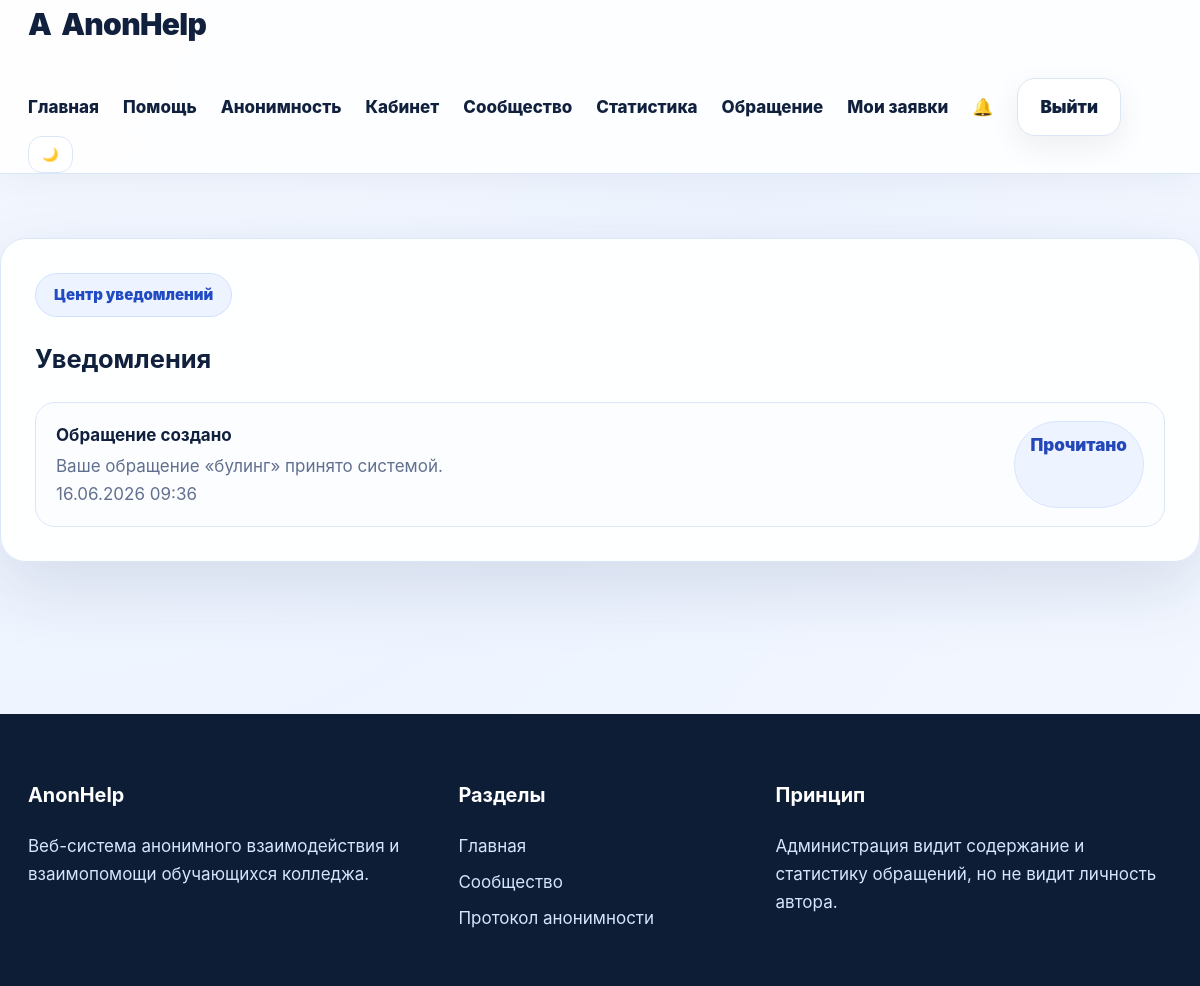
The page /notifications (signed in) on the database its author committed.
### app.py (models this page shows)
class Notification(db.Model):
    id = db.Column(db.Integer, primary_key=True)
    user_id = db.Column(db.Integer, db.ForeignKey('user.id'), nullable=False)
    title = db.Column(db.String(180), nullable=False)
    text = db.Column(db.Text, nullable=True)
    is_read = db.Column(db.Boolean, default=False)
    created_at = db.Column(db.DateTime, default=datetime.utcnow)

### app.py (the view)
@app.route('/notifications')
@login_required
def notifications():
    notes=Notification.query.filter_by(user_id=session['user_id']).order_by(Notification.created_at.desc()).all()
    for n in notes: n.is_read=True
    db.session.commit()
    return render_template('notifications.html', notes=notes)

### app.py (called while the page is built)
def current_user():
    uid = session.get('user_id')
    return User.query.get(uid) if uid else None

@app.context_processor
def inject_globals():
    user = current_user()
    unread = Notification.query.filter_by(user_id=user.id, is_read=False).count() if user else 0
    return {'current_user': user, 'categories': CATEGORIES, 'statuses': STATUSES, 'priorities': PRIORITIES, 'unread_count': unread, 'anonymous_label': anonymous_label}

def login_required(fn):
    @wraps(fn)
    def wrapper(*args, **kwargs):
        if 'user_id' not in session:
            flash('Сначала войдите в систему.', 'error')
            return redirect(url_for('login'))
        return fn(*args, **kwargs)
    return wrapper

### templates/notifications.html
{% extends 'base.html' %}{% block title %}Уведомления — AnonHelp{% endblock %}{% block content %}<section class="table-card reveal"><span class="badge">Центр уведомлений</span><h1>Уведомления</h1><div class="simple-list">{% for n in notes %}<div class="simple-item"><div><b>{{ n.title }}</b><p>{{ n.text }}<br>{{ n.created_at.strftime('%d.%m.%Y %H:%M') }}</p></div><span class="status-chip">{{ 'Новое' if not n.is_read else 'Прочитано' }}</span></div>{% else %}<div class="empty-state">Уведомлений пока нет.</div>{% endfor %}</div></section>{% endblock %}

### static/css/style.css (style rules this page uses)
:root { --bg: #f4f8ff; --card: #fff; --text: #10203d; --muted: #61708f; --primary: #3159dd; --primary2: #6f8dff; --line: #dbe6f7; --dark: #0d1d36; --success: #18a66a; --danger: #dc4141; --shadow: 0 24px 70px rgba(24, 50, 93, .13); --radius: 26px }
* { box-sizing: border-box }
html { scroll-behavior: smooth }
body { margin: 0; font-family: Inter, Segoe UI, Arial, sans-serif; background: radial-gradient(circle at top left, var(--bg), #eef4ff 50%, var(--bg)); color: var(--text); font-size: 17px; line-height: 1.65 }
.badge { display: inline-flex; background: #edf4ff; color: #214bc2; border: 1px solid #cfe0ff; border-radius: 999px; padding: 9px 18px; font-weight: 950; font-size: 15px }
.hero-panel, .stat-card, .info-card, .table-card, .welcome-card, .auth-card, .form-card, .side-help, .detail-card, .appeal-card, .admin-card { background: rgba(255, 255, 255, .93); border: 1px solid var(--line); border-radius: var(--radius); box-shadow: var(--shadow) }
.info-card, .table-card, .welcome-card, .auth-card, .form-card, .detail-card, .admin-card, .side-help { padding: 34px }
.simple-list, .appeal-grid, .comment-list { display: grid; gap: 14px }
.simple-item { display: flex; justify-content: space-between; gap: 18px; border: 1px solid var(--line); border-radius: 20px; padding: 18px 20px; background: rgba(251, 253, 255, .7) }
.simple-item p { margin: 3px 0 0; color: var(--muted) }
.status-chip { display: inline-flex; white-space: nowrap; border-radius: 999px; padding: 9px 16px; background: #edf4ff; border: 1px solid #d7e4ff; color: #2448b8; font-weight: 900 }
.reveal { animation: rise .55s ease both }

### rows shown on the page
Notification: title "Обращение создано", text "Ваше обращение «булинг» принято системой.", created_at "16.06.2026 09:36", is_read "Прочитано"
